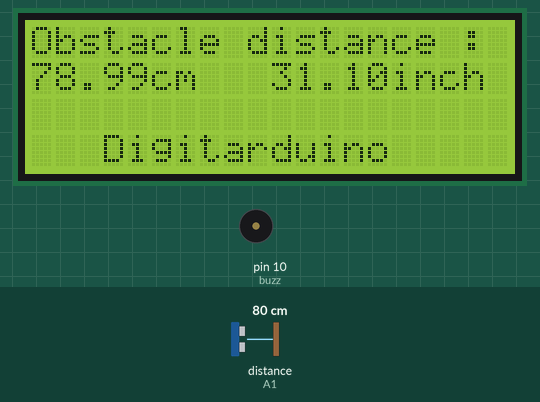
A sketch run on a simulated Arduino Uno, built with avr-gcc and run on an emulated ATmega328P. On the bench: 20×4 character LCD, buzzer (waves = sounding, pin HIGH). Wiring (inferred from the names in the program): ultrasonic range finder: trigger A0; echo A1. The test bench sets the inputs (shaded band); at power-on: distance to the obstacle (sensor on A1) 80 cm. The echo pulse lasts 58.3 µs per cm; pins used as bus, display or sensor lines are not drawn.

Above: at 1.2 s.
1.3 s: distance to the obstacle (sensor on A1) set to 12 cm
At 3.0 s:
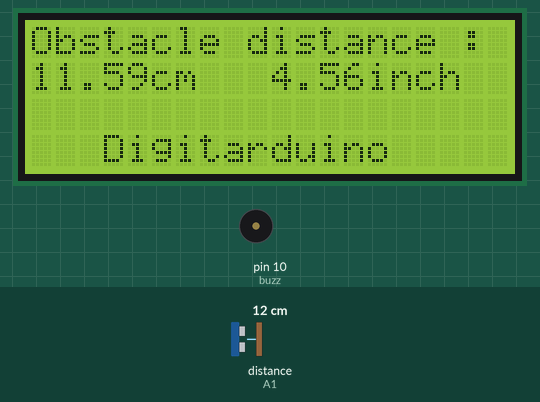
5.5 s: distance to the obstacle (sensor on A1) set to 9 cm
At 6.69 s:
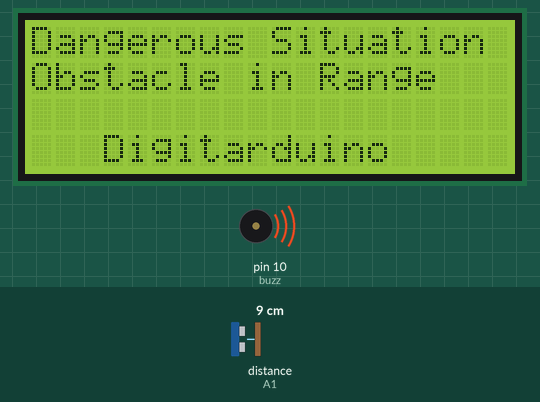
8.2 s: distance to the obstacle (sensor on A1) set to 18 cm
At 9.2 s:
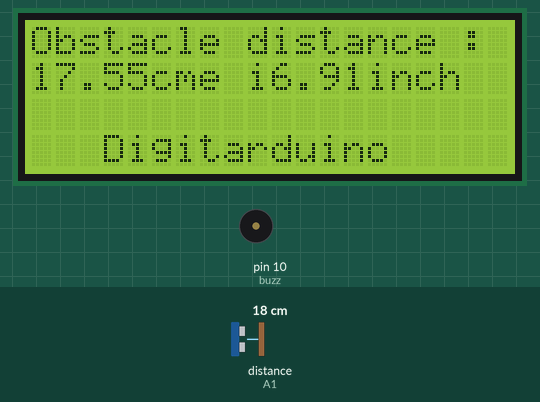
10.9 s: distance to the obstacle (sensor on A1) set to 2 cm
At 11.84 s:
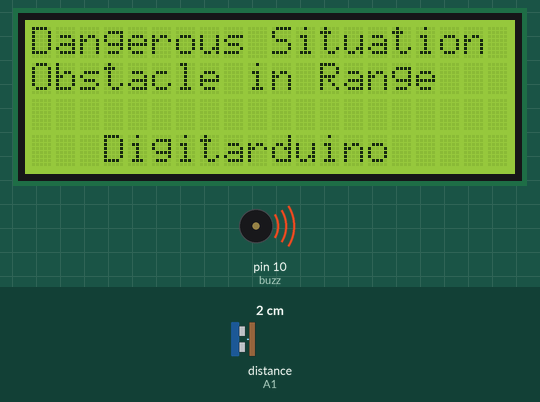
13.3 s: distance to the obstacle (sensor on A1) set to 120 cm
At 14.2 s:
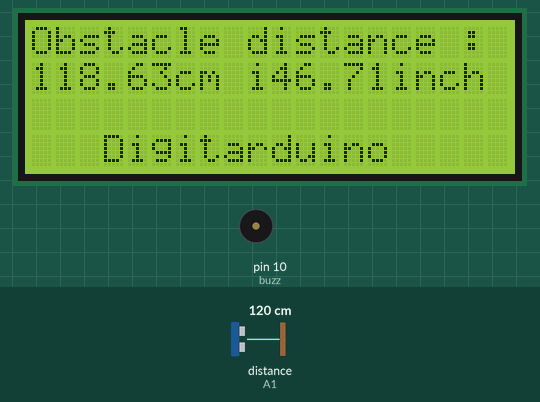
15.0 s: distance to the obstacle (sensor on A1) set to 4 cm
At 15.95 s:
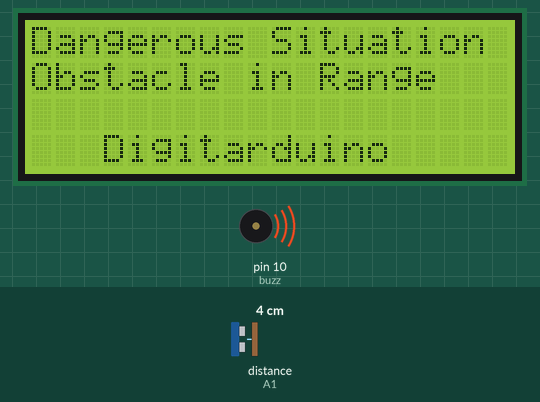
Timing chart, 0 to 18.5 s (numbered marks = the images above; inputs shaded):
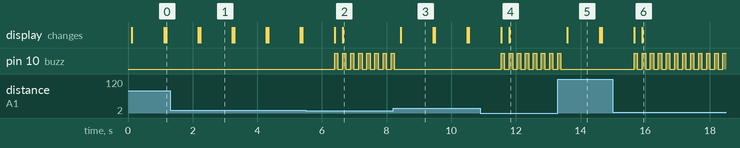

The sketch:

3_Altrasonic_LCD_I2C.ino
```cpp
#include <Wire.h>
#include <LiquidCrystal_I2C.h>

LiquidCrystal_I2C lcd(0x27,20,4);  // set the LCD address to 0x27 for a 20 chars and 4 line display

int trigpin = A0;
int echopin = A1;
int buzz = 10;
float time;
float cm;
float inch;

void setup() {
  // put your setup code here, to run once:

  lcd.init();               // initialize the lcd
  //lcd.begin();
  lcd.backlight();          //backlight turn on

  pinMode(trigpin,OUTPUT);
  pinMode(echopin,INPUT);
  pinMode(buzz,OUTPUT);

}

void loop() {
  // put your main code here, to run repeatedly:
  digitalWrite(trigpin, LOW);
  delay(2);
  digitalWrite(trigpin, HIGH);
  delayMicroseconds(10);
  digitalWrite(trigpin, LOW);
  time = pulseIn(echopin,HIGH);
  cm = (time / 58.82) ;
  inch = (cm /2.54);

  if(cm < 10)
  {
    //lcd.clear();
    digitalWrite(buzz, HIGH);
    delay(100);
    digitalWrite(buzz, LOW);
    delay(100);
    lcd.setCursor(0,0);
    lcd.print("Dangerous Situation");
    lcd.setCursor(0,1);
    lcd.print("Obstacle in Range");
    lcd.setCursor(3,3);
    lcd.print("Digitarduino");
  }
  else //if(cm > 30)
  {
    lcd.setCursor(0,0);
    lcd.print("Obstacle distance :");
    lcd.setCursor(0,1);
    lcd.print(cm);
    lcd.print("cm");

    lcd.setCursor(10,1);
    lcd.print(inch);
    lcd.print("inch");

    lcd.setCursor(3,3);
    lcd.print("Digitarduino");
    digitalWrite(buzz,LOW);

    delay(1000);
    lcd.clear();
  }

}
```

Measured:
- the behaviour switches between 11 and 10 cm on distance to the obstacle (sensor on A1) (found by bisection; images 1 and 2)
- after the input at 1.3 s, the display: first differs from a run without the input after 0.93 s (image 1)
- after the input at 5.5 s, pin 10 (buzz): alternates HIGH for 0.10 s and LOW for 0.15 s, starting after 0.89 s
- after the input at 8.2 s, pin 10 (buzz): goes on until 8.2 s, then stays LOW; the display: changes after 0.23 s (image 3)
- after the input at 10.9 s, pin 10 (buzz): alternates HIGH for 0.10 s and LOW for 0.15 s, starting after 0.65 s
- after the input at 13.3 s, pin 10 (buzz): goes on until 13.4 s, then stays LOW; the display: changes after 0.29 s (image 5)
- after the input at 15.0 s, pin 10 (buzz): alternates HIGH for 0.10 s and LOW for 0.15 s, starting after 0.66 s
